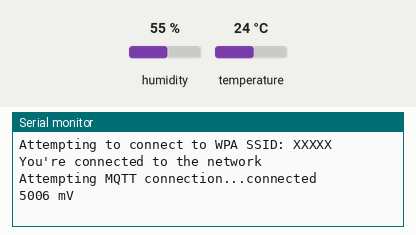
Bench run of a sketch on a simulated Arduino Mega 2560, built with avr-gcc and run on an emulated ATmega2560. Parts: the last lines printed to the serial monitor. Inputs (shaded band) come from the test bench; at power-on: humidity 55 %, temperature 24 °C. WiFi joins after 1.5 s; servers stay silent unless stated; no MQTT or app messages arrive unless stated.

Above: at 4.2 s.
4.3 s: humidity set to 22 %
At 7.8 s:
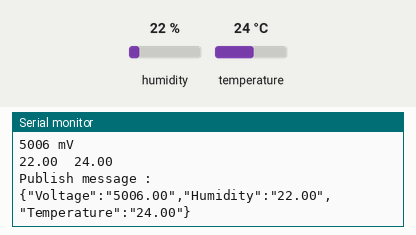
10.3 s: temperature set to 12 °C
At 13.4 s:
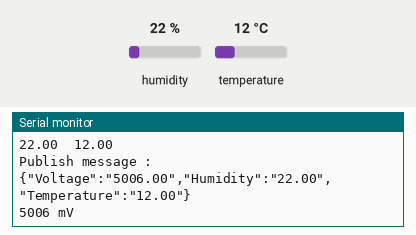
16.3 s: humidity set to 40 %
At 20.5 s:
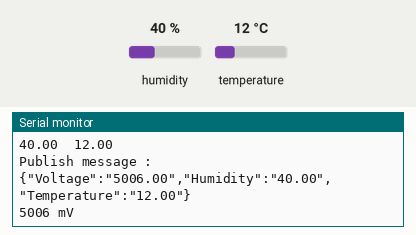

The sketch:

KeNET_send_VTH_WiFi_MQTT.ino
```cpp
/*
  MQTT Connection - Sending On-Board Voltage, Temp & Humidity Information
*/

#include "DHT.h"
#include "WiFiEsp.h"
#include <PubSubClient.h>
#include <stdio.h>
#include <stdlib.h>
#include <string.h>
#include <ArduinoJson.h>

#define BUILTIN_LED 13

// Emulate Serial1 on pins 2/3 if not present
#ifndef HAVE_HWSERIAL1
#include "SoftwareSerial.h"
SoftwareSerial Serial1(2, 3); // RX, TX
#endif

DHT dht;                              // instance of DHT sensor
WiFiEspClient client;                 // instance of WiFi ESP Client
PubSubClient mqttClient(client);      // PubSub using the WiFI ESP Client

const char* server = "mqtt.dioty.co"; // MQTT server (of your choice)
char ssid[] = "XXXXX";             // your network SSID (name)
char pass[] = "xxxxxxx";        // your network password
int status = WL_IDLE_STATUS;          // the Wifi radio's status

/********** For any JSON packet creation ************/
long lastMsg = 0;
char msg[180];
char temp[20], temp2[20], temp3[20];
int value = 0;
/************* end for JSON packet ******************/

/************ global for voltage sensor *************/
volatile float averageVcc = 0.0;
/****************************************************/

void setup()
{

  /**** for DHT22 sensor ******/
  dht.setup(4); // data pin 4
  /****************************/

  // initialize serial for debugging
  Serial.begin(115200);
  // initialize serial for ESP module
  Serial1.begin(9600);
  // initialize ESP module
  WiFi.init(&Serial1);

  // check for the presence of the shield
  if (WiFi.status() == WL_NO_SHIELD) {
    Serial.println("WiFi shield not present");
    // don't continue
    while (true);
  }

  // attempt to connect to WiFi network
  while ( status != WL_CONNECTED) {
    Serial.print("Attempting to connect to WPA SSID: ");
    Serial.println(ssid);
    // Connect to WPA/WPA2 network
    status = WiFi.begin(ssid, pass);
  }

  Serial.println("You're connected to the network");

  delay(1500);
  mqttClient.setServer(server, 1883);
  mqttClient.setCallback(callback);
}


void printWifiData()
{
  // print your WiFi shield's IP address
  IPAddress ip = WiFi.localIP();
  Serial.print("IP Address: ");
  Serial.println(ip);

  // print your MAC address
  byte mac[6];
  WiFi.macAddress(mac);
  char buf[20];
  sprintf(buf, "%02X:%02X:%02X:%02X:%02X:%02X", mac[5], mac[4], mac[3], mac[2], mac[1], mac[0]);
  Serial.print("MAC address: ");
  Serial.println(buf);
}

void printCurrentNet()
{
  // print the SSID of the network you're attached to
  Serial.print("SSID: ");
  Serial.println(WiFi.SSID());

  // print the MAC address of the router you're attached to
  byte bssid[6];
  WiFi.BSSID(bssid);
  char buf[20];
  sprintf(buf, "%02X:%02X:%02X:%02X:%02X:%02X", bssid[5], bssid[4], bssid[3], bssid[2], bssid[1], bssid[0]);
  Serial.print("BSSID: ");
  Serial.println(buf);

  // print the received signal strength
  long rssi = WiFi.RSSI();
  Serial.print("Signal strength (RSSI): ");
  Serial.println(rssi);
}

void callback(char* topic, byte* payload, unsigned int length) {
  Serial.print("Message arrived [");
  Serial.print(topic);
  Serial.print("] ");
  for (int i = 0; i < length; i++) {
    Serial.print((char)payload[i]);
  }
  Serial.println();

  // Switch on the LED if an 1 was received as first character
  if ((char)payload[0] == '1') {
    digitalWrite(BUILTIN_LED, LOW);   // Turn the LED on (Note that LOW is the voltage level
    // but actually the LED is on; this is because
    // it is acive low on the ESP-01)
  } else {
    digitalWrite(BUILTIN_LED, HIGH);  // Turn the LED off by making the voltage HIGH
  }

}

void reconnect() {
  // Loop until we're reconnected
  while (!mqttClient.connected()) {
    Serial.print("Attempting MQTT connection...");
    // Attempt to connect
    if (mqttClient.connect(NULL, "xxxxx@yyyyyy", "zzzzzz")) {
      Serial.println("connected");
      // Once connected, publish an announcement...
      mqttClient.publish("/zaki.bm@gmail.com/1234", "hello world");
      // ... and resubscribe
      //mqttClient.subscribe("/zaki.bm@gmail.com/1234");
    } else {
      Serial.print("failed, rc=");
      Serial.print(mqttClient.state());
      Serial.println(" try again in 5 seconds");
      // Wait 5 seconds before retrying
      delay(5000);
    }
  }
}


long readVcc() {
  long result;
  // Read 1.1V reference against AVcc
  ADMUX = _BV(REFS0) | _BV(MUX3) | _BV(MUX2) | _BV(MUX1);
  delay(2); // Wait for Vref to settle
  ADCSRA |= _BV(ADSC); // Convert
  while (bit_is_set(ADCSRA,ADSC));
  result = ADCL;
  result |= ADCH<<8;
  result = 1126400L / result; // Back-calculate AVcc in mV
  return result;
}


void loop() {

  StaticJsonBuffer<200> jsonBuffer;
  JsonObject& root = jsonBuffer.createObject();

  if (!mqttClient.connected()) {
    reconnect();
  }

  delay(1000);
  mqttClient.loop();

  /******* Voltage Sensor ***************/
  averageVcc = averageVcc + (float) readVcc();
  int16_t averageVccInt = round(averageVcc);
  Serial.print(averageVccInt);
  Serial.print(" mV \n");

  dtostrf( averageVccInt, 3, 2, temp );
  root["Voltage"] = temp;

  delay(1000);
  averageVcc = 0;
  /**************************************/


  /************** For DHT22 Sensor ********************/
  delay(dht.getMinimumSamplingPeriod());

  Serial.print(dht.getHumidity());
  Serial.print("\t");
  Serial.print(dht.getTemperature());

  dtostrf( dht.getHumidity(), 3, 2, temp2 );
  root["Humidity"] = temp2;

  dtostrf( dht.getTemperature(), 3, 2, temp3 );
  root["Temperature"] = temp3;

  root.printTo(msg);

  Serial.println();
  Serial.println("Publish message : ");
  Serial.println(msg);
  mqttClient.publish("/zaki.bm@gmail.com/1234", msg);

  /************** End of DHT22 Sensor ********************/

}
```

Measured:
- after the input at 4.3 s, the serial monitor: prints a new line after 2.8 s (image 1)
- after the input at 10.3 s, the serial monitor: prints a new line after 0.78 s (image 2)
- after the input at 16.3 s, the serial monitor: prints a new line after 2.8 s (image 3)
